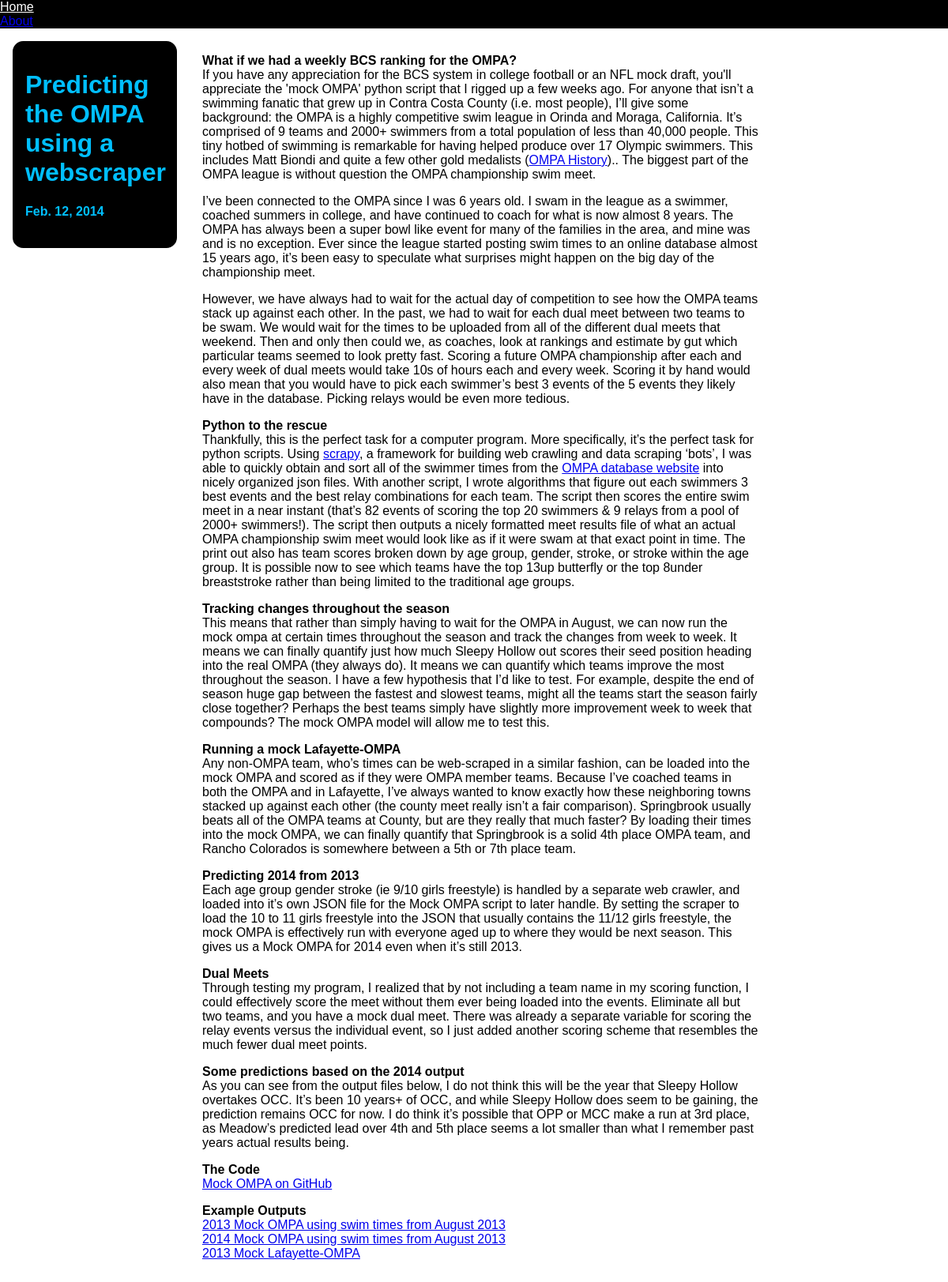
The app's page /blog/view/mockompa, older data.
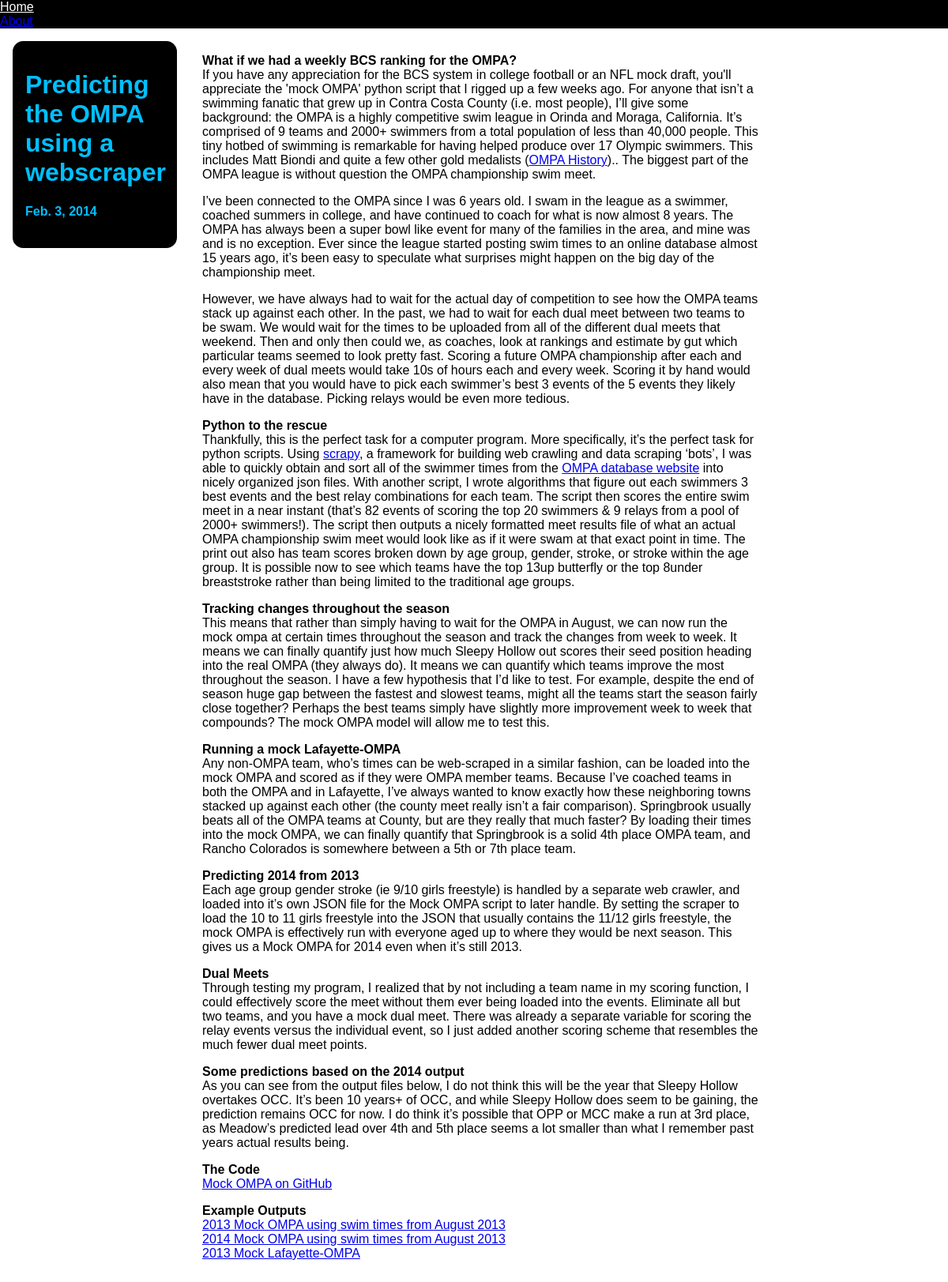
The same page, newer data.
### blog/models.py (models this page shows, shortened)
class Blog (models.Model):
    title = models.CharField(max_length=100, unique=True)
    slug = models.SlugField(max_length=100, unique=True)
    body = models.TextField()
    posted = models.DateField(db_index=True) #auto_now_add=True
    category = models.ManyToManyField(Category)

### blog/views.py (the view)
def view_post(request, slug):
    return render_to_response('blog/view_post.html',{
        'post': get_object_or_404(Blog, slug=slug)
    })

### blog/templates/blog/view_post.html (shortened to what this page needs)
{% extends 'base.html' %}
{% block title %}
<div id="myheadline">
<h1>{{ post.title }}</h1>
<h4>{{ post.posted }}<h4>
</div>
{% endblock %}
{% autoescape off %}
{% block content %}
	<p>{{ post.body|safe }}</p>
{% endblock %}
{% endautoescape %}

Row changes from the older to the newer data that the page shows:
changed Blog "Predicting the OMPA using a webscraper": posted "Feb. 12, 2014" → "Feb. 3, 2014"
